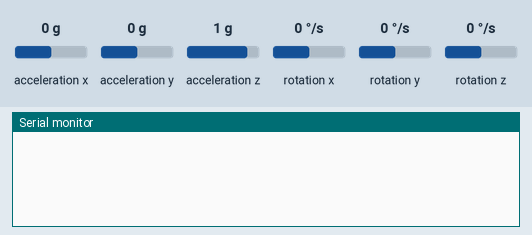
This sketch was run on a simulated Arduino Uno, built with avr-gcc and run on an emulated ATmega328P. On the bench: the last lines printed to the serial monitor. Wiring (inferred from the names in the program): MPU-6050 motion sensor at I2C address 0x68. Inputs (shaded band) come from the test bench; at power-on: acceleration x 0 g, acceleration y 0 g, acceleration z 1 g, rotation x 0 °/s, rotation y 0 °/s, rotation z 0 °/s.

Above: at 1.2 s.
1.3 s: acceleration x set to -1.4 g
At 2.3 s:
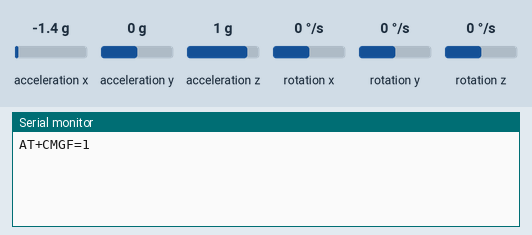
At 7.4 s:
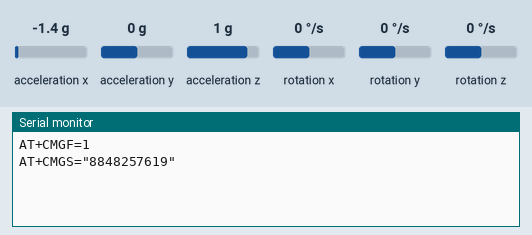

The sketch:

falldetection.ino
```cpp
#include<Wire.h>
const int MPU_addr=0x68;  // I2C address of the MPU-6050
float AcX;
float Xpos,dx;
void setup(){
  Wire.begin();
  Wire.beginTransmission(MPU_addr);
  Wire.write(0x6B);  // PWR_MGMT_1 register
  Wire.write(0);     // set to zero (wakes up the MPU-6050)
  Wire.endTransmission(true);
  Serial.begin(9600);
}
void loop(){
  Wire.beginTransmission(MPU_addr);
  Wire.write(0x3B);  // starting with register 0x3B (ACCEL_XOUT_H)
  Wire.endTransmission(false);
  Wire.requestFrom(MPU_addr,14,true);  // request a total of 14 registers
  AcX=Wire.read()<<8|Wire.read();  // 0x3B (ACCEL_XOUT_H) & 0x3C (ACCEL_XOUT_L)
  Xpos=Xpos*0.9+AcX*0.1;
   dx=abs(AcX-Xpos);
   if(dx>20000)
   {
      Serial.println("AT+CMGF=1");
      delay(5000);
      Serial.print("AT+CMGS=\"");
      Serial.print("8848257619");
      Serial.print("\"\r\n");
      delay(2000);
      Serial.println(" FALL ALERT....");
      Serial.write(0x1A);
   }
  delay(333);

}
```

Measured:
- after the input at 1.3 s, the serial monitor: prints a new line at once (image 1)
